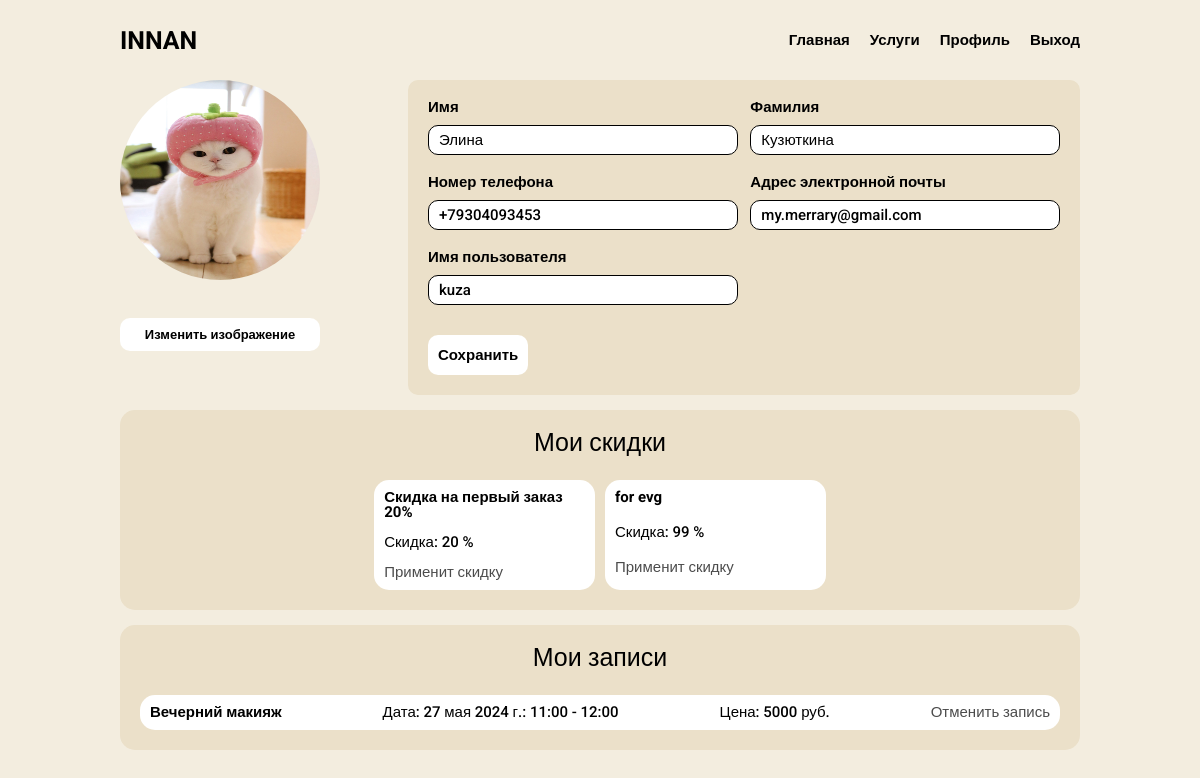
Screenshot of /users/profile/ (signed in) with the database file from the repository.
### users/models.py (models this page shows)
class User(AbstractUser):
    image = models.ImageField(upload_to='users_images', blank=True, null=True)
    phone = models.CharField(max_length=20, blank=True, null=True)

### appointments/models.py (models this page shows, shortened)
class Sale(models.Model):
    name = models.CharField(max_length=256)
    percent = models.IntegerField(default=0)
    user = models.ForeignKey(User, on_delete=models.CASCADE)

class Appointment(models.Model):
    user = models.ForeignKey(User, on_delete=models.CASCADE)
    time = models.ForeignKey(TimeTable, on_delete=models.CASCADE)
    service = models.ForeignKey(Service, on_delete=models.CASCADE)
    price = models.IntegerField(default=0, blank=True, null=True)

class TimeTable(models.Model):
    FREE = 0
    OCCUPIED = 1
    STATUSES = (
        (FREE, 'Свободно'),
        (OCCUPIED, 'Занято')
    )
    date = models.ForeignKey(DateTable, on_delete=models.CASCADE)
    time_start = models.TimeField()
    time_end = models.TimeField()
    status = models.SmallIntegerField(choices=STATUSES, default=FREE)

class DateTable(models.Model):
    date = models.DateField()

### salon/models.py (models this page shows, shortened)
class Service(models.Model):
    name = models.CharField(max_length=256)
    category = models.ForeignKey(Category, on_delete=models.CASCADE)
    price = models.DecimalField(max_digits=10, decimal_places=2)

### users/views.py (the view)
# urls.py: path('profile/', profile, name='profile'),
@login_required
def profile(request):
    if request.method == 'POST':
        form = UserProfileForm(instance=request.user, data=request.POST, files=request.FILES)
        if form.is_valid():
            form.save()
            return HttpResponseRedirect(reverse('users:profile'))
    else:
        form = UserProfileForm(instance=request.user)
    context = {
        'title': 'Профиль',
        'form': form,
        'appointment': Appointment.objects.filter(user=request.user),
        'sales': Sale.objects.filter(user=request.user),
    }
    return render(request, 'users/profile.html', context)

### users/forms.py
class UserProfileForm(UserChangeForm):
    first_name = forms.CharField(widget=forms.TextInput(
        attrs={
            'class': 'form-input'
        }
    ))
    last_name = forms.CharField(widget=forms.TextInput(
        attrs={
            'class': 'form-input'
        }
    ))
    image = forms.ImageField(widget=forms.FileInput(
        attrs={
            'class': 'custom-file-input',
        }
    ), required=False)
    username = forms.CharField(widget=forms.TextInput(
        attrs={
            'class': 'form-input',
            'readonly': True
        }
    ))
    email = forms.CharField(widget=forms.EmailInput(
        attrs={
            'class': 'form-input',
        }
    ))
    phone = forms.CharField(widget=forms.TextInput(
        attrs={
            'class': 'form-input',
        }
    ))
    class Meta:
        model = User
        fields = ('first_name', 'last_name', 'image', 'username', 'email', 'phone')

### users/templates/users/profile.html (shortened to what this page needs)
{% extends 'salon/base.html' %}
{% load static %}
{% block css %}
    <link rel="stylesheet" href="{% static 'css/profile.css' %}">
{% endblock %}
{% block main %}
    <section class="profile-container">
        <form action="{% url 'users:profile' %}" method="post" class="profile-form" enctype="multipart/form-data">
            <div class="profile-avatar-container">
                <img src="{% if user.image %}
                    {{ user.image.url }}
                {% else %}
                    {% static 'img/avatar.jpg' %}
                {% endif %}" alt="avatar" class="profile-avatar">
                <div class="form-change-image">
                    <label class="custom-file-label" for="{{ form.image.id_for_label }}">Изменить изображение</label>
                </div>
            </div>
            <div class="profile-info">
                <div class="form-group">
                    <label class="form-label" for="{{ form.first_name.id_for_label }}">Имя</label>
                    {{ form.first_name }}
                </div>
                <div class="form-group">
                    <label class="form-label" for="{{ form.last_name.id_for_label }}">Фамилия</label>
                    {{ form.last_name }}
                </div>
                <div class="form-group">
                    <label class="form-label" for="{{ form.phone.id_for_label }}">Номер телефона</label>
                    {{ form.phone }}
                </div>
                <div class="form-group">
                    <label class="form-label" for="{{ form.email.id_for_label }}">Адрес электронной почты</label>
                    {{ form.email }}
                </div>
                <div class="form-group">
                    <label class="form-label" for="{{ form.username.id_for_label }}">Имя пользователя</label>
                    {{ form.username }}
                </div>
                <div class="form-save">
                    <input class="form-save-btn" type="submit" value="Сохранить">
                </div>
            </div>
        </form>
    </section>
    <section class="sale-container">
        <h2 class="sale-title">Мои скидки</h2>
        {% if sales %}
            {% for sale in sales %}
                <div class="sale-item">
                    <div class="sale-name">{{ sale.name }}</div>
                    <div class="sale-percent">Скидка: {{ sale.percent }} %</div>
                    <a href="{% url 'service' %}" class="link-sale">Применит скидку</a>
                </div>
            {% endfor %}
        {% else %}
            <p class="message">У вас нет доступных скидок</p>
        {% endif %}
    </section>
    <section class="appointments-container">
        <h2 class="appointments-title">Мои записи</h2>
        {% if appointment %}
            {% for app in appointment %}
                <div class="appointment-item">
                    <h3 class="appointment-name">{{ app.service.name }}</h3>
                    <p class="appointment-date">Дата: {{ app.time.date.date }}: {{ app.time.time_start }} - {{ app.time.time_end }}</p>
                    <p class="appointment-price">Цена: {{ app.price }} руб.</p>
                    <a href="{% url 'appointments:appointments_delete' app.id %}" class="link-reverse">Отменить запись</a>
                </div>
            {% endfor %}
        {% else %}
            <p class="message">У вас еще нет записей</p>
        {% endif %}
    </section>
{% endblock %}

### salon/templates/salon/base.html (shortened to what this page needs)
{% load static %}
<!doctype html>
<html lang="en">
<head>
    <link rel="stylesheet" href="{% static 'css/reset.css' %}">
    <link rel="stylesheet" href="{% static 'css/base.css' %}">
    {% block css %}{% endblock %}
</head>
<body>
    <header>
        <nav>
            <div class="logo-container">
                <a href="{% url 'index' %}" class="logo">INNAN</a>
            </div>
            <div class="nav-list">
                <a href="{% url 'index' %}" class="nav-link">Главная</a>
                <a href="{% url 'service' %}" class="nav-link">Услуги</a>
                {% if user.is_authenticated %}
                    {% if user.is_superuser or user.is_staff %}
                        <a href="{% url 'users:admin_panel' %}" class="nav-link">Админ-панель</a>
                        <a href="{% url 'users:logout' %}" class="nav-link">Выход</a>
                    {% else %}
                        <a href="{% url 'users:profile' %}" class="nav-link">Профиль</a>
                        <a href="{% url 'users:logout' %}" class="nav-link">Выход</a>
                    {% endif %}
                {% else %}
                    <a href="{% url 'users:login' %}" class="nav-link">Вход</a>
                {% endif %}
            </div>
        </nav>
    </header>
    <main>
        {% block main %}
        {% endblock %}
    </main>
</body>
</html>

### static/css/base.css (style rules this page uses)
body { background-color: #F3EDDF; }
header { width: 100%; }
nav { width: 80%; margin: 0 auto; height: 80px; display: flex; justify-content: space-between; }
.logo-container { width: 30%; display: flex; justify-content: start; align-items: center; }
.logo { font-family: "Roboto", sans-serif; font-weight: 700; font-size: 25px; text-decoration: none; color: #000000; transition: .3s; }
.nav-list { width: 70%; display: flex; justify-content: end; align-items: center; gap: 20px; }
.nav-link { font-family: "Roboto", sans-serif; font-weight: 700; font-size: 15px; text-decoration: none; color: #000000; transition: .3s; }
main { width: 80%; margin: 0 auto; }

### static/css/profile.css (style rules this page uses)
.profile-container { width: 100%; }
.profile-form { width: 100%; display: flex; justify-content: space-between; }
.profile-avatar-container { width: 30%; display: flex; justify-content: space-between; flex-wrap: wrap; }
.profile-avatar { width: 200px; height: 200px; border-radius: 500px; }
.profile-info { width: 70%; background-color: #EBE0C9; padding: 20px; box-sizing: border-box; display: flex; flex-wrap: wrap; justify-content: space-between; gap: 20px 10px; border-radius: 10px; }
.form-change-image { width: 100%; height: 40px; margin: 10px 0 10px; display: flex; justify-content: space-between; }
.custom-file-label { display: block; text-align: center; width: 200px; height: 33px; background-color: #ffffff; border-radius: 10px; color: #000000; font-family: "Roboto", sans-serif; font-size: 13px; font-weight: 600; padding: 10px; box-sizing: border-box; cursor: pointer; transition: .3s; }
.form-group { width: 49%; display: flex; flex-wrap: wrap; justify-content: start; gap: 10px; }
.form-label { width: 100%; color: #000000; font-family: "Roboto", sans-serif; font-size: 15px; font-weight: 600; }
.form-input { width: 100%; height: 30px; border-radius: 10px; color: #000000; font-family: "Roboto", sans-serif; font-size: 15px; font-weight: 500; padding: 10px; box-sizing: border-box; border: 1px solid #000000; }
.form-save { width: 100%; margin: 10px 0 0; }
.form-save-btn { min-width: 100px; height: 40px; background-color: #ffffff; border-radius: 10px; color: #000000; font-family: "Roboto", sans-serif; font-size: 15px; font-weight: 600; padding: 0 10px; cursor: pointer; transition: .3s; border: none; }
.appointments-container, .sale-container { width: 100%; margin: 15px 0; background-color: #EBE0C9; border-radius: 15px; padding: 20px; box-sizing: border-box; display: flex; justify-content: center; flex-wrap: wrap; gap: 10px; }
.appointments-title, .sale-title { width: 100%; font-family: "Roboto", sans-serif; font-size: 25px; font-weight: 500; display: flex; justify-content: center; margin: 0 0 15px; }
.appointment-item { width: 100%; background-color: #ffffff; padding: 10px; box-sizing: border-box; display: flex; justify-content: space-between; border-radius: 15px; }
.appointment-name { font-family: "Roboto", sans-serif; font-size: 15px; font-weight: 700; }
.appointment-date { font-family: "Roboto", sans-serif; font-size: 15px; font-weight: 500; }
.appointment-price { font-family: "Roboto", sans-serif; font-size: 15px; font-weight: 500; display: flex; }
.link-reverse, .link-sale { font-family: "Roboto", sans-serif; font-size: 15px; font-weight: 500; text-decoration: none; color: #000000; opacity: .7; transition: .3s; }
.sale-item { width: 24%; background-color: #ffffff; padding: 10px; box-sizing: border-box; display: flex; justify-content: space-between; flex-wrap: wrap; border-radius: 15px; }
.sale-name { width: 100%; font-family: "Roboto", sans-serif; font-size: 15px; font-weight: 700; margin: 0 0 15px; }
.sale-percent { width: 100%; font-family: "Roboto", sans-serif; font-size: 15px; font-weight: 500; margin: 0 0 15px; }

### rows the page displays
User: image (picture), first_name "Элина", last_name "Кузюткина", phone "+79304093453", email "my.merrary@gmail.com", username "kuza"
Sale: name "Скидка на первый заказ 20%", percent "20"
Sale: name "for evg", percent "99"
Appointment: service.name "Вечерний макияж", time "27 мая 2024 г.", time.time_start "11:00", time.time_end "12:00", price "5000"
